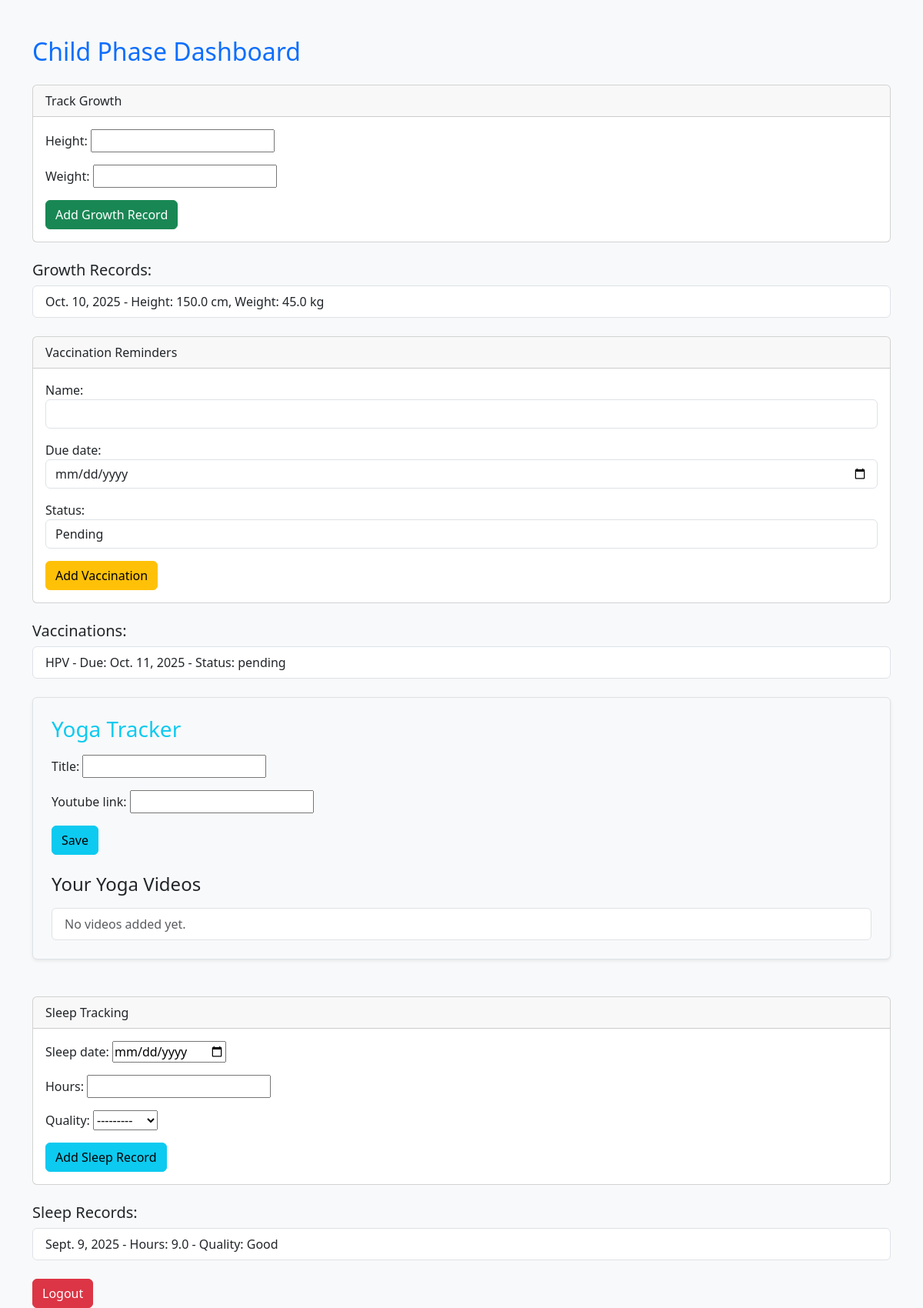
The app's page /child/ (signed in) with its own data.
### core/models.py (models this page shows, shortened)
class GrowthRecord(models.Model):
    user = models.ForeignKey(User, on_delete=models.CASCADE)
    date = models.DateField(auto_now_add=True)
    height = models.FloatField()  # cm
    weight = models.FloatField()  # kg

class Vaccination(models.Model):
    user = models.ForeignKey(User, on_delete=models.CASCADE)
    name = models.CharField(max_length=100)
    due_date = models.DateField()
    status = models.CharField(max_length=20, choices=[
        ("pending", "Pending"),
        ("completed", "Completed"),
    ], default="pending")

class Sleep(models.Model):
    user = models.ForeignKey(User, on_delete=models.CASCADE)
    sleep_date = models.DateField()
    hours = models.FloatField()
    quality = models.CharField(
        max_length=20,
        choices=[("Good", "Good"), ("Average", "Average"), ("Poor", "Poor")],
    )
    phase = models.CharField(
        max_length=20,
        choices=[("child", "Child"), ("adulthood", "Adulthood"), ("menopause", "Menopause")],
        default="adulthood",
    )

### core/views.py (the view)
# urls.py: path("child/", views.child, name="child"),
@login_required
def child(request):
    user = request.user
    if request.method == 'POST' and 'growth_submit' in request.POST:
        growth_form = GrowthForm(request.POST)
        if growth_form.is_valid():
            g = growth_form.save(commit=False)
            g.user = user
            g.save()
            return redirect('child')
    else:
        growth_form = GrowthForm()
    if request.method == 'POST' and 'vaccine_submit' in request.POST:
        vac_form = VaccinationForm(request.POST)
        if vac_form.is_valid():
            v = vac_form.save(commit=False)
            v.user = user
            v.save()
            return redirect('child')
    else:
        vac_form = VaccinationForm()
    if request.method == 'POST' and 'sleep_submit' in request.POST:
        sleep_form = SleepForm(request.POST)
        if sleep_form.is_valid():
            s = sleep_form.save(commit=False)
            s.user = user
            s.save()
            return redirect('child')
    else:
        sleep_form = SleepForm()
    growth_records = GrowthRecord.objects.filter(user=user)
    vaccinations = Vaccination.objects.filter(user=user)
    sleeps = Sleep.objects.filter(user=user)
    if request.method == 'POST' and 'yoga_submit' in request.POST:
        yoga_form = YogaForm(request.POST)
        if yoga_form.is_valid():
            yoga = yoga_form.save(commit=False)
            yoga.user = user
            yoga.save()
            return redirect('menopause')
    else:
        yoga_form = YogaForm()
    yoga_videos = YogaVideo.objects.filter(user=user).order_by('-id')
    context = {
        'growth_form': growth_form,
        'growth_records': growth_records,
        'vac_form': vac_form,
        'vaccinations': vaccinations,
        'sleep_form': sleep_form,
        'sleeps': sleeps,
        'yoga_form': yoga_form,
        'yoga_videos': yoga_videos,
    }
    return render(request, "core/child.html", context)

### core/forms.py
class GrowthForm(forms.ModelForm):
    class Meta:
        model = GrowthRecord
        fields = ['height', 'weight']

class VaccinationForm(forms.ModelForm):
    class Meta:
        model = Vaccination
        fields = ['name', 'due_date', 'status']
        widgets = {
            'name': forms.TextInput(attrs={'class': 'form-control'}),
            'due_date': forms.DateInput(attrs={'type': 'date', 'class': 'form-control'}),
            'status': forms.Select(attrs={'class': 'form-control'}),
        }

### core/templates/core/child.html (shortened to what this page needs)
{% load static %}
<!DOCTYPE html>
<html lang="en">
<head>
    <link rel="stylesheet" href="https://cdn.jsdelivr.net/npm/bootstrap@5.3.3/dist/css/bootstrap.min.css">
</head>
<body class="bg-light">
<div class="container mt-5">
    <h2 class="text-primary mb-4">Child Phase Dashboard</h2>
    <div class="card mb-4">
        <div class="card-header">Track Growth</div>
        <div class="card-body">
            <form method="POST">
                {{ growth_form.as_p }}
                <button type="submit" name="growth_submit" class="btn btn-success">Add Growth Record</button>
            </form>
        </div>
    </div>
    <h5>Growth Records:</h5>
    <ul class="list-group mb-4">
        {% for record in growth_records %}
            <li class="list-group-item">{{ record.date }} - Height: {{ record.height }} cm, Weight: {{ record.weight }} kg</li>
        {% empty %}
            <li class="list-group-item">No growth records yet.</li>
        {% endfor %}
    </ul>
    <div class="card mb-4">
        <div class="card-header">Vaccination Reminders</div>
        <div class="card-body">
            <form method="POST">
                {{ vac_form.as_p }}
                <button type="submit" name="vaccine_submit" class="btn btn-warning">Add Vaccination</button>
            </form>
        </div>
    </div>
    <h5>Vaccinations:</h5>
    <ul class="list-group mb-4">
        {% for vac in vaccinations %}
            <li class="list-group-item">{{ vac.name }} - Due: {{ vac.due_date }} - Status: {{ vac.status }}</li>
        {% empty %}
            <li class="list-group-item">No vaccinations added.</li>
        {% endfor %}
    </ul>
    <div class="yoga-tracker mb-5 border rounded p-4 bg-light shadow-sm">
        <h3 class="mb-3 text-info">Yoga Tracker</h3>
        <form method="post" class="mb-4">
            {{ yoga_form.as_p }}
            <button type="submit" name="yoga_submit" class="btn btn-info">Save</button>
        </form>
        <div class="yoga-videos">
            <h4 class="mb-3">Your Yoga Videos</h4>
            <ul class="list-group">
                {% for video in yoga_videos %}
                    <li class="list-group-item d-flex justify-content-between align-items-center">
                        <div>
                            <strong>{{ video.title }}</strong>
                        </div>
                        <a href="{{ video.youtube_link }}" target="_blank" class="btn btn-outline-primary btn-sm">Watch</a>
                    </li>
                {% empty %}
                    <li class="list-group-item text-muted">No videos added yet.</li>
                {% endfor %}
            </ul>
        </div>
    </div>
    <div class="card mb-4">
        <div class="card-header">Sleep Tracking</div>
        <div class="card-body">
            <form method="POST">
                {{ sleep_form.as_p }}
                <button type="submit" name="sleep_submit" class="btn btn-info">Add Sleep Record</button>
            </form>
        </div>
    </div>
    <h5>Sleep Records:</h5>
    <ul class="list-group">
        {% for sleep in sleeps %}
            <li class="list-group-item">{{ sleep.sleep_date }} - Hours: {{ sleep.hours }} - Quality: {{ sleep.quality }}</li>
        {% empty %}
            <li class="list-group-item">No sleep records yet.</li>
        {% endfor %}
    </ul>
    <a href="{% url 'logout' %}" class="btn btn-danger mt-4">Logout</a>
</div>
</body>
</html>

### records on screen
GrowthRecord: date "Oct. 10, 2025", height "150.0", weight "45.0"
Vaccination: name "HPV", due_date "Oct. 11, 2025", status "pending"
Sleep: sleep_date "Sept. 9, 2025", hours "9.0", quality "Good"
